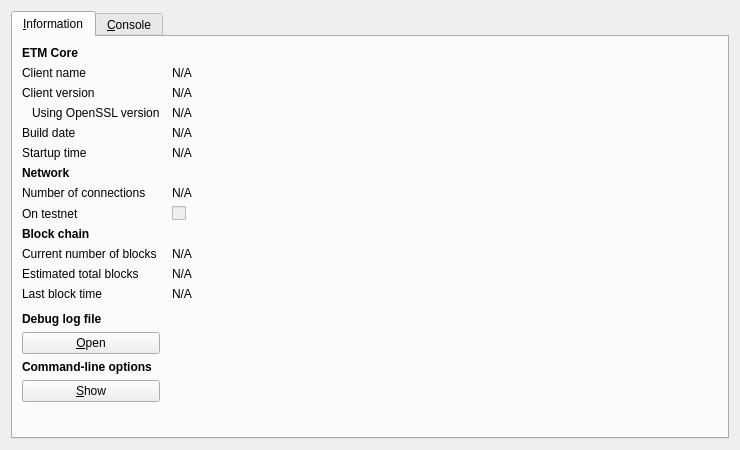
<?xml version="1.0" encoding="UTF-8"?>
<ui version="4.0">
 <class>RPCConsole</class>
 <widget class="QDialog" name="RPCConsole">
  <property name="geometry">
   <rect>
    <x>0</x>
    <y>0</y>
    <width>740</width>
    <height>450</height>
   </rect>
  </property>
  <property name="windowTitle">
   <string>ETM - Debug window</string>
  </property>
  <layout class="QVBoxLayout" name="verticalLayout_2">
   <item>
    <widget class="QTabWidget" name="tabWidget">
     <property name="currentIndex">
      <number>0</number>
     </property>
     <widget class="QWidget" name="tab_info">
      <attribute name="title">
       <string>&amp;Information</string>
      </attribute>
      <layout class="QGridLayout" name="gridLayout" columnstretch="0,1">
       <property name="horizontalSpacing">
        <number>12</number>
       </property>
       <item row="0" column="0">
        <widget class="QLabel" name="label_9">
         <property name="font">
          <font>
           <weight>75</weight>
           <bold>true</bold>
          </font>
         </property>
         <property name="text">
          <string>ETM Core</string>
         </property>
        </widget>
       </item>
       <item row="1" column="0">
        <widget class="QLabel" name="label_5">
         <property name="text">
          <string>Client name</string>
         </property>
        </widget>
       </item>
       <item row="1" column="1">
        <widget class="QLabel" name="clientName">
         <property name="cursor">
          <cursorShape>IBeamCursor</cursorShape>
         </property>
         <property name="text">
          <string>N/A</string>
         </property>
         <property name="textFormat">
          <enum>Qt::PlainText</enum>
         </property>
         <property name="textInteractionFlags">
          <set>Qt::LinksAccessibleByMouse|Qt::TextSelectableByKeyboard|Qt::TextSelectableByMouse</set>
         </property>
        </widget>
       </item>
       <item row="2" column="0">
        <widget class="QLabel" name="label_6">
         <property name="text">
          <string>Client version</string>
         </property>
        </widget>
       </item>
       <item row="2" column="1">
        <widget class="QLabel" name="clientVersion">
         <property name="cursor">
          <cursorShape>IBeamCursor</cursorShape>
         </property>
         <property name="text">
          <string>N/A</string>
         </property>
         <property name="textFormat">
          <enum>Qt::PlainText</enum>
         </property>
         <property name="textInteractionFlags">
          <set>Qt::LinksAccessibleByMouse|Qt::TextSelectableByKeyboard|Qt::TextSelectableByMouse</set>
         </property>
        </widget>
       </item>
       <item row="3" column="0">
        <widget class="QLabel" name="label_14">
         <property name="text">
          <string>Using OpenSSL version</string>
         </property>
         <property name="indent">
          <number>10</number>
         </property>
        </widget>
       </item>
       <item row="3" column="1">
        <widget class="QLabel" name="openSSLVersion">
         <property name="cursor">
          <cursorShape>IBeamCursor</cursorShape>
         </property>
         <property name="text">
          <string>N/A</string>
         </property>
         <property name="textFormat">
          <enum>Qt::PlainText</enum>
         </property>
         <property name="textInteractionFlags">
          <set>Qt::LinksAccessibleByMouse|Qt::TextSelectableByKeyboard|Qt::TextSelectableByMouse</set>
         </property>
        </widget>
       </item>
       <item row="4" column="0">
        <widget class="QLabel" name="label_12">
         <property name="text">
          <string>Build date</string>
         </property>
        </widget>
       </item>
       <item row="4" column="1">
        <widget class="QLabel" name="buildDate">
         <property name="cursor">
          <cursorShape>IBeamCursor</cursorShape>
         </property>
         <property name="text">
          <string>N/A</string>
         </property>
         <property name="textFormat">
          <enum>Qt::PlainText</enum>
         </property>
         <property name="textInteractionFlags">
          <set>Qt::LinksAccessibleByMouse|Qt::TextSelectableByKeyboard|Qt::TextSelectableByMouse</set>
         </property>
        </widget>
       </item>
       <item row="5" column="0">
        <widget class="QLabel" name="label_13">
         <property name="text">
          <string>Startup time</string>
         </property>
        </widget>
       </item>
       <item row="5" column="1">
        <widget class="QLabel" name="startupTime">
         <property name="cursor">
          <cursorShape>IBeamCursor</cursorShape>
         </property>
         <property name="text">
          <string>N/A</string>
         </property>
         <property name="textFormat">
          <enum>Qt::PlainText</enum>
         </property>
         <property name="textInteractionFlags">
          <set>Qt::LinksAccessibleByMouse|Qt::TextSelectableByKeyboard|Qt::TextSelectableByMouse</set>
         </property>
        </widget>
       </item>
       <item row="6" column="0">
        <widget class="QLabel" name="label_11">
         <property name="font">
          <font>
           <weight>75</weight>
           <bold>true</bold>
          </font>
         </property>
         <property name="text">
          <string>Network</string>
         </property>
        </widget>
       </item>
       <item row="7" column="0">
        <widget class="QLabel" name="label_7">
         <property name="text">
          <string>Number of connections</string>
         </property>
        </widget>
       </item>
       <item row="7" column="1">
        <widget class="QLabel" name="numberOfConnections">
         <property name="cursor">
          <cursorShape>IBeamCursor</cursorShape>
         </property>
         <property name="text">
          <string>N/A</string>
         </property>
         <property name="textFormat">
          <enum>Qt::PlainText</enum>
         </property>
         <property name="textInteractionFlags">
          <set>Qt::LinksAccessibleByMouse|Qt::TextSelectableByKeyboard|Qt::TextSelectableByMouse</set>
         </property>
        </widget>
       </item>
       <item row="8" column="0">
        <widget class="QLabel" name="label_8">
         <property name="text">
          <string>On testnet</string>
         </property>
        </widget>
       </item>
       <item row="8" column="1">
        <widget class="QCheckBox" name="isTestNet">
         <property name="enabled">
          <bool>false</bool>
         </property>
         <property name="text">
          <string/>
         </property>
        </widget>
       </item>
       <item row="9" column="0">
        <widget class="QLabel" name="label_10">
         <property name="font">
          <font>
           <weight>75</weight>
           <bold>true</bold>
          </font>
         </property>
         <property name="text">
          <string>Block chain</string>
         </property>
        </widget>
       </item>
       <item row="10" column="0">
        <widget class="QLabel" name="label_3">
         <property name="text">
          <string>Current number of blocks</string>
         </property>
        </widget>
       </item>
       <item row="10" column="1">
        <widget class="QLabel" name="numberOfBlocks">
         <property name="cursor">
          <cursorShape>IBeamCursor</cursorShape>
         </property>
         <property name="text">
          <string>N/A</string>
         </property>
         <property name="textFormat">
          <enum>Qt::PlainText</enum>
         </property>
         <property name="textInteractionFlags">
          <set>Qt::LinksAccessibleByMouse|Qt::TextSelectableByKeyboard|Qt::TextSelectableByMouse</set>
         </property>
        </widget>
       </item>
       <item row="11" column="0">
        <widget class="QLabel" name="label_4">
         <property name="text">
          <string>Estimated total blocks</string>
         </property>
        </widget>
       </item>
       <item row="11" column="1">
        <widget class="QLabel" name="totalBlocks">
         <property name="cursor">
          <cursorShape>IBeamCursor</cursorShape>
         </property>
         <property name="text">
          <string>N/A</string>
         </property>
         <property name="textFormat">
          <enum>Qt::PlainText</enum>
         </property>
         <property name="textInteractionFlags">
          <set>Qt::LinksAccessibleByMouse|Qt::TextSelectableByKeyboard|Qt::TextSelectableByMouse</set>
         </property>
        </widget>
       </item>
       <item row="12" column="0">
        <widget class="QLabel" name="label_2">
         <property name="text">
          <string>Last block time</string>
         </property>
        </widget>
       </item>
       <item row="12" column="1">
        <widget class="QLabel" name="lastBlockTime">
         <property name="cursor">
          <cursorShape>IBeamCursor</cursorShape>
         </property>
         <property name="text">
          <string>N/A</string>
         </property>
         <property name="textFormat">
          <enum>Qt::PlainText</enum>
         </property>
         <property name="textInteractionFlags">
          <set>Qt::LinksAccessibleByMouse|Qt::TextSelectableByKeyboard|Qt::TextSelectableByMouse</set>
         </property>
        </widget>
       </item>
       <item row="13" column="0">
        <spacer name="verticalSpacer_2">
         <property name="orientation">
          <enum>Qt::Vertical</enum>
         </property>
         <property name="sizeHint" stdset="0">
          <size>
           <width>20</width>
           <height>20</height>
          </size>
         </property>
        </spacer>
       </item>
       <item row="14" column="0">
        <widget class="QLabel" name="labelDebugLogfile">
         <property name="font">
          <font>
           <weight>75</weight>
           <bold>true</bold>
          </font>
         </property>
         <property name="text">
          <string>Debug log file</string>
         </property>
        </widget>
       </item>
       <item row="15" column="0">
        <widget class="QPushButton" name="openDebugLogfileButton">
         <property name="toolTip">
          <string>Open the ETM debug log file from the current data directory. This can take a few seconds for large log files.</string>
         </property>
         <property name="text">
          <string>&amp;Open</string>
         </property>
         <property name="autoDefault">
          <bool>false</bool>
         </property>
        </widget>
       </item>
       <item row="16" column="0">
        <widget class="QLabel" name="labelCLOptions">
         <property name="font">
          <font>
           <weight>75</weight>
           <bold>true</bold>
          </font>
         </property>
         <property name="text">
          <string>Command-line options</string>
         </property>
        </widget>
       </item>
       <item row="17" column="0">
        <widget class="QPushButton" name="showCLOptionsButton">
         <property name="toolTip">
          <string>Show the ETM-Qt help message to get a list with possible ETM command-line options.</string>
         </property>
         <property name="text">
          <string>&amp;Show</string>
         </property>
         <property name="autoDefault">
          <bool>false</bool>
         </property>
        </widget>
       </item>
       <item row="18" column="0">
        <spacer name="verticalSpacer">
         <property name="orientation">
          <enum>Qt::Vertical</enum>
         </property>
         <property name="sizeHint" stdset="0">
          <size>
           <width>20</width>
           <height>40</height>
          </size>
         </property>
        </spacer>
       </item>
      </layout>
     </widget>
     <widget class="QWidget" name="tab_console">
      <attribute name="title">
       <string>&amp;Console</string>
      </attribute>
      <layout class="QVBoxLayout" name="verticalLayout_3">
       <property name="spacing">
        <number>3</number>
       </property>
       <item>
        <widget class="QTextEdit" name="messagesWidget">
         <property name="minimumSize">
          <size>
           <width>0</width>
           <height>100</height>
          </size>
         </property>
         <property name="readOnly">
          <bool>true</bool>
         </property>
         <property name="tabKeyNavigation" stdset="0">
          <bool>false</bool>
         </property>
         <property name="columnCount" stdset="0">
          <number>2</number>
         </property>
        </widget>
       </item>
       <item>
        <layout class="QHBoxLayout" name="horizontalLayout">
         <property name="spacing">
          <number>3</number>
         </property>
         <item>
          <widget class="QLabel" name="label">
           <property name="text">
            <string notr="true">&gt;</string>
           </property>
          </widget>
         </item>
         <item>
          <widget class="QLineEdit" name="lineEdit"/>
         </item>
         <item>
          <widget class="QPushButton" name="clearButton">
           <property name="maximumSize">
            <size>
             <width>24</width>
             <height>24</height>
            </size>
           </property>
           <property name="toolTip">
            <string>Clear console</string>
           </property>
           <property name="text">
            <string/>
           </property>
           <property name="icon">
            <iconset resource="../bitcoin.qrc">
             <normaloff>:/icons/remove</normaloff>:/icons/remove</iconset>
           </property>
           <property name="shortcut">
            <string notr="true">Ctrl+L</string>
           </property>
           <property name="autoDefault">
            <bool>false</bool>
           </property>
          </widget>
         </item>
        </layout>
       </item>
      </layout>
     </widget>
    </widget>
   </item>
  </layout>
 </widget>
 <resources>
  <include location="../bitcoin.qrc"/>
 </resources>
 <connections/>
</ui>
